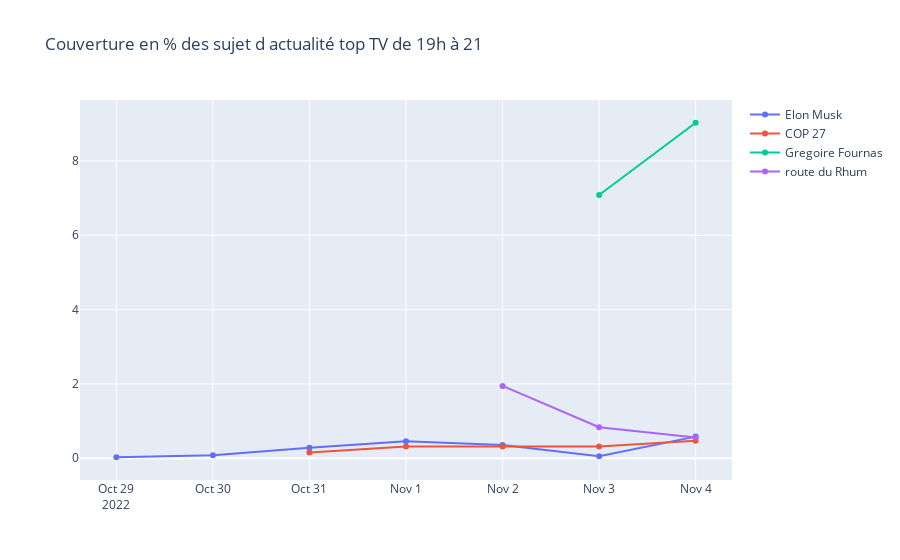

The notebook cell this image was saved under:
### Code cell
data_to_use = data_at_pick_hours_19_21[data_at_pick_hours_19_21.channel_name.isin(top_channels_tv )].copy()
data_percentage_elon = get_percentage_per_day(data_to_use[(data_to_use.keyword == 'elonmusk')])
data_percentage_cop27 = get_percentage_per_day(data_to_use[(data_to_use.keyword == 'cop27')])
data_percentage_routeduRhum = get_percentage_per_day(data_to_use[(data_to_use.keyword == 'routeduRhum')])
data_percentage_gregoirefournas = get_percentage_per_day(data_to_use[(data_to_use.keyword == 'gregoirefournas')])

fig = go.Figure()
fig.add_trace(go.Scatter(y=data_percentage_elon, x=data_percentage_elon.index, name='Elon Musk'))
fig.add_trace(go.Scatter(y=data_percentage_cop27, x=data_percentage_cop27.index, name='COP 27'))
fig.add_trace(go.Scatter(y=data_percentage_gregoirefournas, x=data_percentage_gregoirefournas.index, name='Gregoire Fournas'))
fig.add_trace(go.Scatter(y=data_percentage_routeduRhum, x=data_percentage_routeduRhum.index, name='route du Rhum'))
fig.update_layout(title='Couverture en % des sujet d actualité top TV de 19h à 21')
fig.show()

### Figure 1 — Plotly figure (JSON) as saved in the notebook; plotly's stock layout.template omitted (floating-point values rounded to 4 significant figures)
{"data": [{"name": "Elon Musk", "x": ["2022-10-29T00:00:00", "2022-10-30T00:00:00", "2022-10-31T00:00:00", "2022-11-01T00:00:00", "2022-11-02T00:00:00", "2022-11-03T00:00:00", "2022-11-04T00:00:00"], "y": [0.02525, 0.07576, 0.2778, 0.4545, 0.3535, 0.05051, 0.5808], "type": "scatter"}, {"name": "COP 27", "x": ["2022-10-31T00:00:00", "2022-11-01T00:00:00", "2022-11-02T00:00:00", "2022-11-03T00:00:00", "2022-11-04T00:00:00"], "y": [0.1562, 0.3125, 0.3125, 0.3125, 0.4688], "type": "scatter"}, {"name": "Gregoire Fournas", "x": ["2022-11-03T00:00:00", "2022-11-04T00:00:00"], "y": [7.083, 9.028], "type": "scatter"}, {"name": "route du Rhum", "x": ["2022-11-02T00:00:00", "2022-11-03T00:00:00", "2022-11-04T00:00:00"], "y": [1.944, 0.8333, 0.5556], "type": "scatter"}], "layout": {"title": {"text": "Couverture en % des sujet d actualité top TV de 19h à 21"}}}
